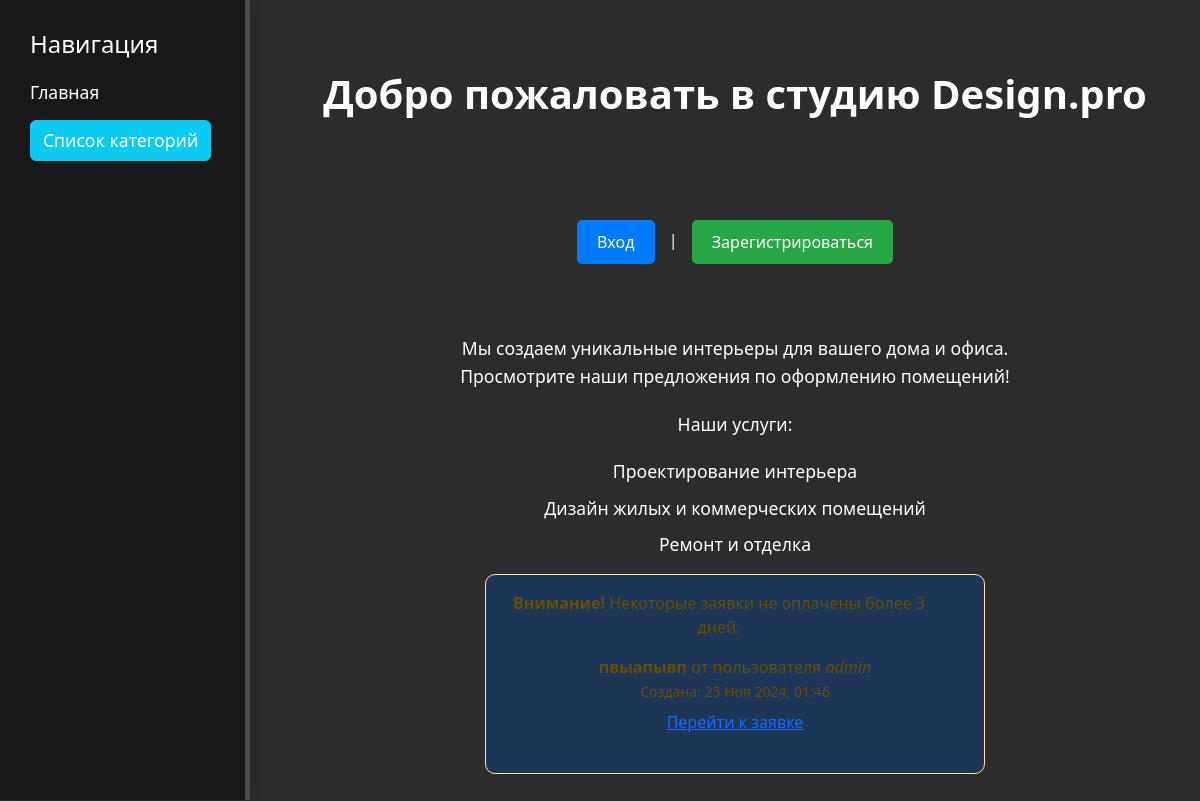
The page / on the database its author committed.
### studio/models.py (models this page shows, shortened)
class Request(models.Model):
    STATUS_CHOICES = [
        ('new', 'Новая'),
        ('in_progress', 'Принято в работу'),
        ('completed', 'Выполнено'),
    ]
    title = models.CharField(max_length=255)
    description = models.TextField()
    category = models.ForeignKey('Category', on_delete=models.CASCADE)
    photo = models.ImageField(upload_to='request_photos/', null=True, blank=True)
    status = models.CharField(max_length=50, choices=STATUS_CHOICES, default='new')
    user = models.ForeignKey('auth.User', on_delete=models.CASCADE)
    paid = models.BooleanField(default=False)  # Поле, показывающее оплачена ли заявка
    created_at = models.DateTimeField(auto_now_add=True)

### studio/views.py (the view)
# urls.py: 2. Add a URL to urlpatterns:  path('', views.home, name='home')
def home(request):
    unpaid_requests = Request.objects.filter(
        paid=False,
        created_at__lte=timezone.now() - timedelta(days=3)
    )
    context = {
        'unpaid_requests': unpaid_requests,
    }
    return render(request, 'studio/home.html', context)

### Desing_pro/studio/templates/studio/home.html
{% extends 'studio/base.html' %}
{% block content %}
<div class="home">
    <h1 class="home-title">Добро пожаловать в студию Design.pro</h1>
    <div class="auth-buttons">
        {% if user.is_authenticated %}
            <form action="{% url 'studio:logout' %}" method="POST" class="logout-form">
                {% csrf_token %}
                <button class="btn btn-logout" type="submit">Выйти</button>
            </form>
        {% else %}
            <a class="btn btn-login" href="{% url 'studio:login' %}">Вход</a> |
            <a class="btn btn-register" href="{% url 'studio:register' %}">Зарегистрироваться</a>
        {% endif %}
    </div>
    <div class="intro">
        <p>Мы создаем уникальные интерьеры для вашего дома и офиса. Просмотрите наши предложения по оформлению помещений!</p>
        <p>Наши услуги:</p>
        <ul>
            <li>Проектирование интерьера</li>
            <li>Дизайн жилых и коммерческих помещений</li>
            <li>Ремонт и отделка</li>
        </ul>
    </div>
    {% if unpaid_requests %}
        <div class="alert alert-warning alert-dismissible fade show" role="alert">
            <strong>Внимание!</strong> Некоторые заявки не оплачены более 3 дней.
            <ul class="mt-3">
                {% for request in unpaid_requests %}
                    <li>
                        <strong>{{ request.title }}</strong> от пользователя <em>{{ request.user.username }}</em>
                        <br>
                        <small>Создана: {{ request.created_at|date:"d M Y, H:i" }}</small>
                        <br>
                        <a href="{% url 'studio:request_detail' pk=request.pk %}" class="btn btn-link">Перейти к заявке</a>
                    </li>
                {% endfor %}
            </ul>
        </div>
    {% else %}
        <div class="alert alert-success" role="alert">
            <strong>Все заявки оплачены!</strong> На данный момент все заявки находятся в порядке.
        </div>
    {% endif %}
</div>
{% endblock %}

### studio/static/css/styles.css (style rules this page uses)
body { background: #2c2c2c; color: #fff; }
a { text-decoration: none; color: #fff }
.alert { width: 500px; margin: auto; background: #1D3557; margin-bottom: 30px; border-radius: 10px; }
h1 { margin: auto; }
.home { width: 100%; }
ul, li { list-style: none; }
.home h1 { text-align: center; height: 100px; }
.auth-buttons { margin-top: 20px; }
.auth-buttons .btn { padding: 10px 20px; text-decoration: none; color: #fff; border-radius: 5px; margin-right: 10px; display: inline-block; }
.auth-buttons .btn-login { background-color: #007bff; }
.auth-buttons .btn-register { background-color: #28a745; }
.home { display: flex; flex-direction: column; align-items: center; justify-content: center; padding: 50px 20px; text-align: center; background-color: #2c2c2c; }
.home-title { font-size: 2.5rem; color: #fff; margin-bottom: 30px; font-weight: bold; }
.auth-buttons { margin-bottom: 30px; }
.auth-buttons .btn { padding: 10px 20px; font-size: 16px; margin: 0 10px; text-decoration: none; border-radius: 5px; transition: background-color 0.3s ease, transform 0.3s ease; }
.btn-login { background-color: #007bff; color: #fff; border: none; }
.btn-register { background-color: #28a745; color: white; border: none; }
.intro { max-width: 600px; margin-top: 40px; font-size: 1.1rem; color: #fff; }
.intro ul { list-style-type: none; padding-left: 0; margin-top: 20px; }
.intro ul li { margin-bottom: 10px; }
.intro p { line-height: 1.6; margin-bottom: 20px; }
h1 { text-align: center; font-size: 2rem; color: black; margin-bottom: 20px; }
h1 { font-size: 2rem; color: #fff; margin-bottom: 20px; text-align: center; }

### rows shown on the page
Request: title "пвыапывп", user.username "admin", created_at "25 Ноя 2024, 01:46"
